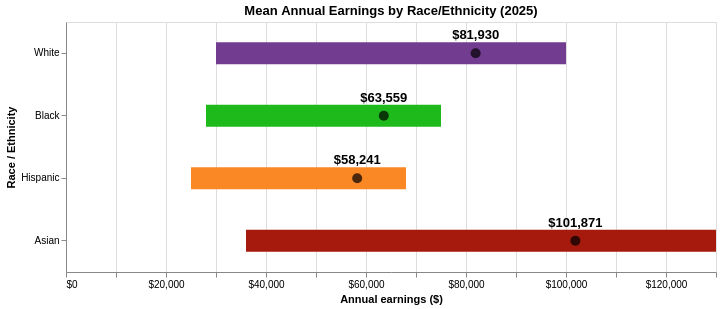

Notebook cell for this chart:
### Code cell
# Chart 3b: Mean annual earnings by race/ethnicity
# Source: 2026 CPS ASEC (earnings reference year: 2025)


# 1. Load CPS data
cps_df = pd.read_csv(
    "../data/pppub26.csv",
    usecols=[
        "PEARNVAL",
        "A_FNLWGT",
        "PEHSPNON",
        "PRDTRACE"
    ]
)

# 2. Create mutually exclusive race/ethnicity groups
conditions = [
    cps_df["PEHSPNON"] == 1,
    (cps_df["PRDTRACE"] == 1) & (cps_df["PEHSPNON"] == 2),
    (cps_df["PRDTRACE"] == 2) & (cps_df["PEHSPNON"] == 2),
    (cps_df["PRDTRACE"] == 4) & (cps_df["PEHSPNON"] == 2)
]

choices = ["Hispanic", "White", "Black", "Asian"]

cps_df["race_group2"] = np.select(
    conditions,
    choices,
    default="Other/Multiracial"
)

# 3. Filter to people with positive earnings and weights
earnings_data = cps_df[
    (cps_df["PEARNVAL"] > 0) &
    (cps_df["A_FNLWGT"] > 0) &
    (cps_df["race_group2"] != "Other/Multiracial")
].copy()

# 4. Weighted percentile function
def weighted_percentile(values, weights, percentile):
    order = np.argsort(values)
    values = np.asarray(values)[order]
    weights = np.asarray(weights)[order]

    cutoff = weights.sum() * percentile / 100
    index = np.searchsorted(np.cumsum(weights), cutoff)

    return values[min(index, len(values) - 1)]

# 5. Calculate weighted mean and IQR
box_summary2 = (
    earnings_data.groupby("race_group2")
    .apply(
        lambda g: pd.Series({
            "p25": weighted_percentile(
                g["PEARNVAL"], g["A_FNLWGT"], 25
            ),
            "mean": np.average(
                g["PEARNVAL"],
                weights=g["A_FNLWGT"]
            ),
            "p75": weighted_percentile(
                g["PEARNVAL"], g["A_FNLWGT"], 75
            )
        }),
        include_groups=False
    )
    .reset_index()
)

box_summary2["mean_label"] = box_summary2["mean"].map(
    lambda x: f"${x:,.0f}"
)

display(box_summary2)

# 6. Chart settings
group_order2 = ["White", "Black", "Hispanic", "Asian"]
group_colors2 = ["#723C91", "#1EBA1B", "#FA8825", "#A51A0D"]

base2 = alt.Chart(box_summary2).encode(
    y=alt.Y(
        "race_group2:N",
        sort=group_order2,
        title="Race / Ethnicity"
    )
)

# IQR bars (25th to 75th percentile)
boxes2 = base2.mark_bar(size=22).encode(
    x=alt.X(
        "p25:Q",
        title="Annual earnings ($)",
        axis=alt.Axis(format="$,.0f")
    ),
    x2="p75:Q",
    color=alt.Color(
        "race_group2:N",
        scale=alt.Scale(
            domain=group_order2,
            range=group_colors2
        ),
        legend=None
    )
)

# Mean markers
means2 = base2.mark_point(
    filled=True,
    color="black",
    size=100
).encode(
    x="mean:Q"
)

# Dollar labels
labels2 = base2.mark_text(
    dy=-18,
    fontSize=13,
    fontWeight="bold",
    color="black"
).encode(
    x="mean:Q",
    text="mean_label:N"
)

# 7. Combine and export
chart03d = (
    boxes2 + means2 + labels2
).properties(
    width=650,
    height=250,
    title="Mean Annual Earnings by Race/Ethnicity (2025)"
)

chart03d

### Figure 1 — Vega-Lite specification as saved in the notebook (floating-point values rounded to 4 significant figures)
{"config": {"view": {"continuousWidth": 300, "continuousHeight": 300}}, "layer": [{"mark": {"type": "bar", "size": 22}, "encoding": {"color": {"field": "race_group2", "legend": null, "scale": {"domain": ["White", "Black", "Hispanic", "Asian"], "range": ["#723C91", "#1EBA1B", "#FA8825", "#A51A0D"]}, "type": "nominal"}, "x": {"axis": {"format": "$,.0f"}, "field": "p25", "title": "Annual earnings ($)", "type": "quantitative"}, "x2": {"field": "p75"}, "y": {"field": "race_group2", "sort": ["White", "Black", "Hispanic", "Asian"], "title": "Race / Ethnicity", "type": "nominal"}}}, {"mark": {"type": "point", "color": "black", "filled": true, "size": 100}, "encoding": {"x": {"field": "mean", "type": "quantitative"}, "y": {"field": "race_group2", "sort": ["White", "Black", "Hispanic", "Asian"], "title": "Race / Ethnicity", "type": "nominal"}}}, {"mark": {"type": "text", "color": "black", "dy": -18, "fontSize": 13, "fontWeight": "bold"}, "encoding": {"text": {"field": "mean_label", "type": "nominal"}, "x": {"field": "mean", "type": "quantitative"}, "y": {"field": "race_group2", "sort": ["White", "Black", "Hispanic", "Asian"], "title": "Race / Ethnicity", "type": "nominal"}}}], "data": {"name": "data-b6520e40f78432eb4d6f3ce4918364ea"}, "height": 250, "title": "Mean Annual Earnings by Race/Ethnicity (2025)", "width": 650, "$schema": "https://vega.github.io/schema/vega-lite/v6.4.1.json", "datasets": {"data-b6520e40f78432eb4d6f3ce4918364ea": [{"race_group2": "Asian", "p25": 36000.0, "mean": 101900.0, "p75": 130000.0, "mean_label": "$101,871"}, {"race_group2": "Black", "p25": 28000.0, "mean": 63560.0, "p75": 75000.0, "mean_label": "$63,559"}, {"race_group2": "Hispanic", "p25": 25000.0, "mean": 58240.0, "p75": 68000.0, "mean_label": "$58,241"}, {"race_group2": "White", "p25": 30000.0, "mean": 81930.0, "p75": 100000.0, "mean_label": "$81,930"}]}}
